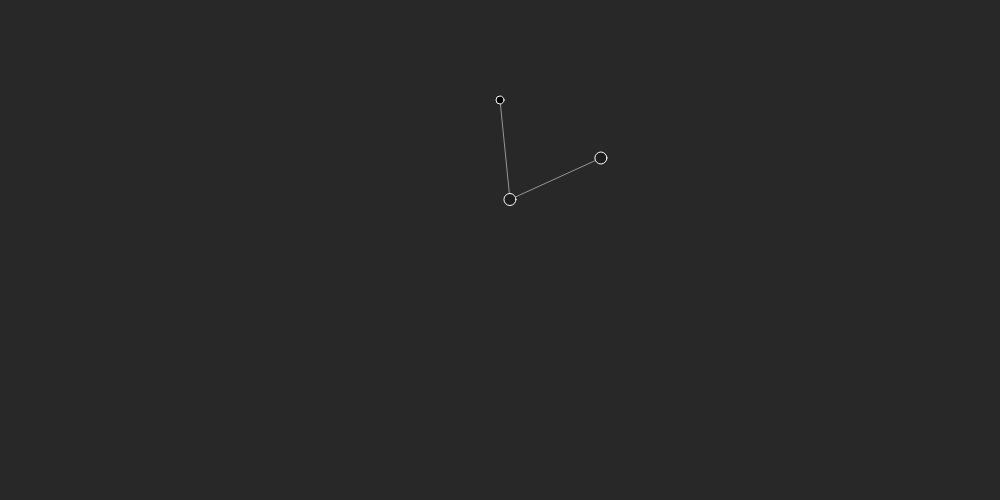
Frame 1 (no input)
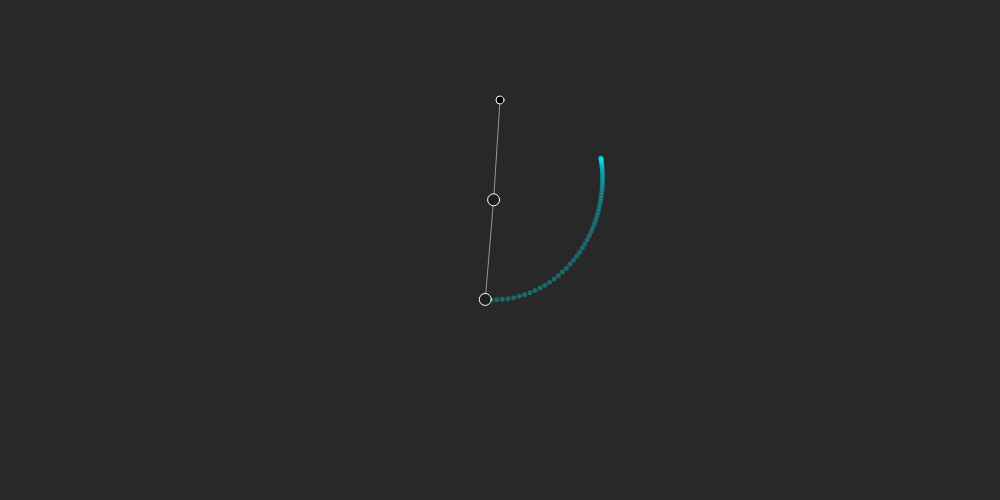
Frame 60 (no input)
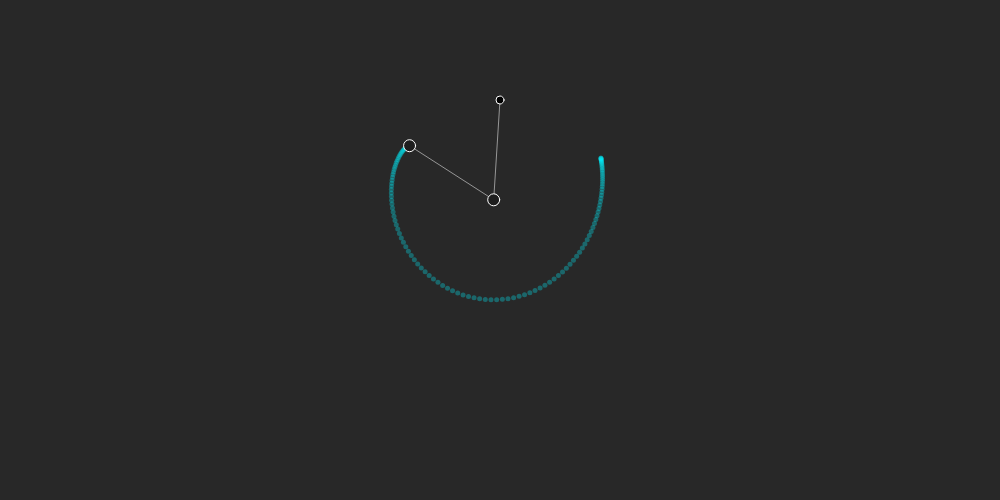
Frame 120 (the mouse pressed at the canvas centre since frame 60)

The p5.js sketch that drew these frames (run headless with seeded random() and noise() and a simulated clock; from frame 60 on, the mouse is pressed at the canvas centre):

// p5.js sketch
// ── sketch.js
const HEIGHT = 500;
const WIDTH = 1000;
const PI = 3.1415926;
let g = 1;

let c1 = 100;
let c2 = 100;

let r1 = 100;
let m1 = 0.1;
let a1_a = 0;
let a1_v = 0;
let a1 = 0.1;

let r2 = 100;
let m2 = 0.1;
let a2 = 2;
let a2_a = 0;
let a2_v = 0;

function setup() {
	frameRate(240);
	createCanvas(WIDTH, HEIGHT);
	extraCanvas = createGraphics(WIDTH, HEIGHT);
	extraCanvas.clear();
	length1 = createSlider(1, 300, 100);
	gravity = createSlider(0, 10, 5);
	length2 = createSlider(1, 300, 100);
	ma1 = createSlider(1, 100, 20);
	ma2 = createSlider(1, 100, 20);

}

function draw() {
	background(40);

	c1 = c1 + 1;
	c2 = c2 + c1;

	r1 = length1.value();
	r2 = length2.value();
	m1 = ma1.value()/500;
	m2 = ma2.value()/500;
	g = gravity.value();

	num1 = -g*(2*m1 + m2)*sin(a1);
	num2 = -m2*g*sin(a1-2*a2);
	num3 =-2*sin(a1-a2)*m2*((a2_v**2)*r2 + (a1_v**2)*r1*cos(a1-a2));

	a1_a = (num1+num2+num3)/r1*(2*m1+m2-m2*cos(2*a1-2*a2));
	a1_v += a1_a;
	a1 += a1_v;

	x1 = WIDTH/2 + r1 * sin(a1);
	y1 = 100 + r1 * cos(a1);

	Num1 = 2*sin(a1-a2);
	Num2 = (a1_v**2)*r1*(m1+m2);
	Num3 = g*(m1+m2)*cos(a1)+(a2_v**2)*r2*m2*cos(a1-a2);

	a2_a = (Num1*(Num2+Num3))/r2*(2*m1+m2-m2*cos(2*a1 - 2*a2));
	a2_v += a2_a;
	a2 += a2_v;
		
	x2 = x1 + r2 * sin(a2);
	y2 = y1 + r2 * cos(a2);

	stroke(150)
	line(x1, y1, x2, y2);
	line(WIDTH/2, 100, x1, y1);

	fill(30);
	stroke(255);
    extraCanvas.stroke(0, 242, 255, 80);
	extraCanvas.strokeWeight(5);
	extraCanvas.point(x2, y2);
	image(extraCanvas, 0, 0);

	ellipse(x1, y1, m1*300, m1*300);
	ellipse(x2, y2, m2*300, m2*300);

	if (c1 > 255){
		c1 = 100;
	}

	if (c2 > 255){
		c2 = 100;
	}
	


	
	fill(0);
	ellipse(WIDTH/2, 100, 8, 8);




}
